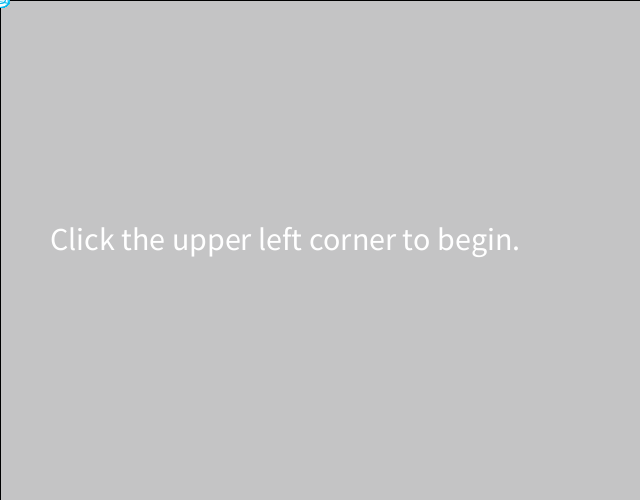
Frame 1 (no input)
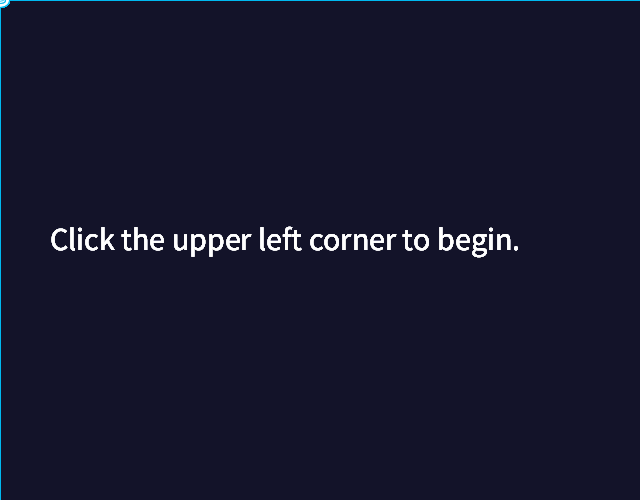
Frame 60 (the mouse pressed at the canvas centre just before this capture)
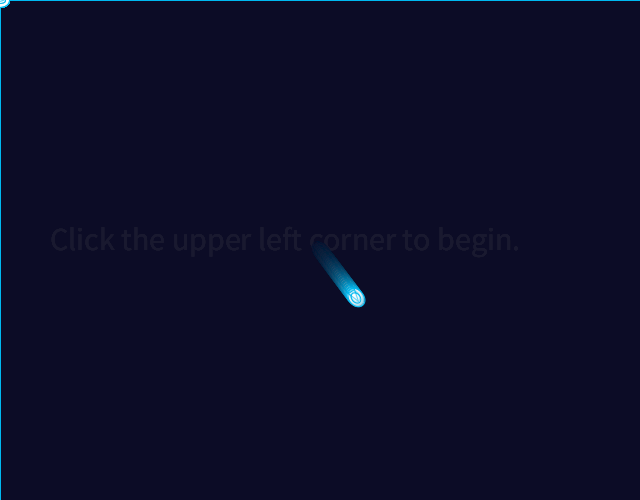
Frame 120 (the mouse held since frame 60 and released just before this capture)

The Processing sketch that drew these frames (run headless with seeded random() and noise(); from frame 60 on, the mouse is pressed at the canvas centre):

// Processing sketch: processing_122613
// ── processing_122613.pde

//Final Project for Computing for the Arts with Processing Fall 2013
//Flocking code modified from http://processing.org/examples/flocking.html
//All changes to the above code are copyright of Stephanie Cheung 

Flock flock;

int counter;
void setup() {
  size(640, 500);
  flock = new Flock();
  // Add an initial set of boids into the system
  for (int i = 0; i < 100; i++) {
    flock.addBoid(new Boid(width/2,height/2));
  }
  textSize(32);
  counter = 0;
}

void draw() {
  fill(7,3,33,10);
  rect(0,0,width,height);
  fill(255);
  if (counter < 1) {
  text("Click the upper left corner to begin.", 50,height/2);
  }
  flock.run();
  
}

// Add a new boid into the System
void mousePressed() {
  counter++;
  flock.addBoid(new Boid(mouseX,mouseY));
}



// The Boid class

class Boid {

  PVector location;
  PVector velocity;
  PVector acceleration;
  float r;
  float maxforce;    // Maximum steering force
  float maxspeed;    // Maximum speed

    Boid(float x, float y) {
    acceleration = new PVector(0, 0);

    // This is a new PVector method not yet implemented in JS
    // velocity = PVector.random2D();

    // Leaving the code temporarily this way so that this example runs in JS
    float angle = random(TWO_PI);
    velocity = new PVector(cos(angle), sin(angle));

    location = new PVector(mouseX, mouseY);
    r = 2.0;
    maxspeed = 3;
    maxforce = 0.06;
  }

  void run(ArrayList<Boid> boids) {
    flock(boids);
    update();
    borders();
    render();
  }

  void applyForce(PVector force) {
    // We could add mass here if we want A = F / M
    acceleration.add(force);
  }

  // We accumulate a new acceleration each time based on three rules
  void flock(ArrayList<Boid> boids) {
    PVector sep = separate(boids);   // Separation
    PVector ali = align(boids);      // Alignment
    PVector coh = cohesion(boids);   // Cohesion
    // Arbitrarily weight these forces
    sep.mult(1.5);
    ali.mult(1.0);
    coh.mult(1.0);
    // Add the force vectors to acceleration
    applyForce(sep);
    applyForce(ali);
    applyForce(coh);
  }
  
  // Method to update location
  void update() {
    maxspeed = mouseX*.03;
    maxforce = mouseY*.03;
    // Update velocity
    velocity.add(acceleration);
    // Limit speed
    velocity.limit(maxspeed);
    location.add(velocity);
    // Reset accelertion to 0 each cycle
    acceleration.mult(0);
  }

  // A method that calculates and applies a steering force towards a target
  // STEER = DESIRED MINUS VELOCITY
  PVector seek(PVector target) {
    PVector desired = PVector.sub(target, location);  // A vector pointing from the location to the target
    // Scale to maximum speed
    desired.normalize();
    desired.mult(maxspeed);

    // Above two lines of code below could be condensed with new PVector setMag() method
    // Not using this method until Processing.js catches up
    // desired.setMag(maxspeed);

    // Steering = Desired minus Velocity
    PVector steer = PVector.sub(desired, velocity);
    steer.limit(maxforce);  // Limit to maximum steering force
    return steer;
  }

  void render() {
    // Draw a shape rotated in the direction of velocity
    float theta = velocity.heading2D() + radians(90);
    // heading2D() above is now heading() but leaving old syntax until Processing.js catches up
    
      stroke(0,185,240);
    
    pushMatrix();
    translate(location.x, location.y);
    rotate(theta);
    fill(255,100);
    ellipse(0,0, 15,20);
    beginShape(TRIANGLES);
    vertex(r*2, r*4);
    vertex(0, -r*2);
    vertex(-r*2, r*4);
    endShape();
    ellipse(0,0,8,11);
    popMatrix();
  }

  // Wraparound
  void borders() {
    if (location.x < -r) location.x = width+r;
    if (location.y < -r) location.y = height+r;
    if (location.x > width+r) location.x = -r;
    if (location.y > height+r) location.y = -r;
  }

  // Separation
  // Method checks for nearby boids and steers away
  PVector separate (ArrayList<Boid> boids) {
    float desiredseparation = 25.0f;
    PVector steer = new PVector(0, 0, 0);
    int count = 0;
    // For every boid in the system, check if it's too close
    for (Boid other : boids) {
      float d = PVector.dist(location, other.location);
      // If the distance is greater than 0 and less than an arbitrary amount (0 when you are yourself)
      if ((d > 0) && (d < desiredseparation)) {
        // Calculate vector pointing away from neighbor
        PVector diff = PVector.sub(location, other.location);
        diff.normalize();
        diff.div(d);        // Weight by distance
        steer.add(diff);
        count++;            // Keep track of how many
      }
    }
    // Average -- divide by how many
    if (count > 0) {
      steer.div((float)count);
    }

    // As long as the vector is greater than 0
    if (steer.mag() > 0) {
      // First two lines of code below could be condensed with new PVector setMag() method
      // Not using this method until Processing.js catches up
      // steer.setMag(maxspeed);

      // Implement Reynolds: Steering = Desired - Velocity
      steer.normalize();
      steer.mult(maxspeed);
      steer.sub(velocity);
      steer.limit(maxforce);
    }
    return steer;
  }

  // Alignment
  // For every nearby boid in the system, calculate the average velocity
  PVector align (ArrayList<Boid> boids) {
    float neighbordist = 25;
    PVector sum = new PVector(0, 0);
    int count = 0;
    for (Boid other : boids) {
      float d = PVector.dist(location, other.location);
      if ((d > 0) && (d < neighbordist)) {
        sum.add(other.velocity);
        count++;
      }
    }
    if (count > 0) {
      sum.div((float)count);
      // First two lines of code below could be condensed with new PVector setMag() method
      // Not using this method until Processing.js catches up
      // sum.setMag(maxspeed);

      // Implement Reynolds: Steering = Desired - Velocity
      sum.normalize();
      sum.mult(maxspeed);
      PVector steer = PVector.sub(sum, velocity);
      steer.limit(maxforce);
      return steer;
    } 
    else {
      return new PVector(0, 0);
    }
  }

  // Cohesion
  // For the average location (i.e. center) of all nearby boids, calculate steering vector towards that location
  PVector cohesion (ArrayList<Boid> boids) {
    float neighbordist = 70;
    PVector sum = new PVector(0, 0);   // Start with empty vector to accumulate all locations
    int count = 0;
    for (Boid other : boids) {
    float d = PVector.dist(location, other.location);
      if ((d > 0) && (d < neighbordist)) {
        sum.add(other.location); // Add location
        count++;
      }
    }
    if (count > 0) {
      sum.div(count);
      return seek(sum);  // Steer towards the location
    } 
    else {
      return new PVector(0, 0);
    }
  }
}




// The Flock (a list of Boid objects)

class Flock {
  ArrayList<Boid> boids; // An ArrayList for all the boids

  Flock() {
    boids = new ArrayList<Boid>(); // Initialize the ArrayList
  }

  void run() {
    for (Boid b : boids) {
      b.run(boids);  // Passing the entire list of boids to each boid individually
    }
  }

  void addBoid(Boid b) {
    boids.add(b);
  }

}
